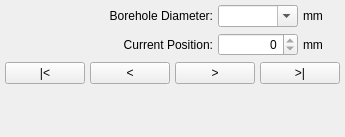
<?xml version="1.0" encoding="UTF-8"?>
<ui version="4.0">
 <class>HoldDownWidget</class>
 <widget class="QWidget" name="HoldDownWidget">
  <property name="geometry">
   <rect>
    <x>0</x>
    <y>0</y>
    <width>336</width>
    <height>137</height>
   </rect>
  </property>
  <property name="windowTitle">
   <string>Hold-Down Arrangement</string>
  </property>
  <layout class="QGridLayout" name="gridLayout">
   <property name="leftMargin">
    <number>5</number>
   </property>
   <property name="topMargin">
    <number>5</number>
   </property>
   <property name="rightMargin">
    <number>5</number>
   </property>
   <property name="bottomMargin">
    <number>5</number>
   </property>
   <property name="horizontalSpacing">
    <number>5</number>
   </property>
   <item row="4" column="0">
    <spacer name="verticalSpacer">
     <property name="orientation">
      <enum>Qt::Vertical</enum>
     </property>
     <property name="sizeHint" stdset="0">
      <size>
       <width>20</width>
       <height>40</height>
      </size>
     </property>
    </spacer>
   </item>
   <item row="2" column="1">
    <widget class="QPushButton" name="pbtMoveDown">
     <property name="text">
      <string>&lt;</string>
     </property>
     <property name="checkable">
      <bool>true</bool>
     </property>
    </widget>
   </item>
   <item row="0" column="5">
    <widget class="QLabel" name="label_3">
     <property name="font">
      <font>
       <pointsize>9</pointsize>
      </font>
     </property>
     <property name="text">
      <string>mm</string>
     </property>
    </widget>
   </item>
   <item row="2" column="0">
    <widget class="QPushButton" name="pbtDown">
     <property name="text">
      <string>|&lt;</string>
     </property>
     <property name="checkable">
      <bool>true</bool>
     </property>
    </widget>
   </item>
   <item row="0" column="3" colspan="2">
    <widget class="QComboBox" name="cboxHoleDiameetr">
     <property name="font">
      <font>
       <pointsize>9</pointsize>
      </font>
     </property>
     <property name="layoutDirection">
      <enum>Qt::LeftToRight</enum>
     </property>
     <property name="editable">
      <bool>true</bool>
     </property>
    </widget>
   </item>
   <item row="2" column="2" colspan="2">
    <widget class="QPushButton" name="pbtMoveUp">
     <property name="text">
      <string>&gt;</string>
     </property>
     <property name="checkable">
      <bool>true</bool>
     </property>
    </widget>
   </item>
   <item row="2" column="4" colspan="2">
    <widget class="QPushButton" name="pbtUp">
     <property name="text">
      <string>&gt;|</string>
     </property>
     <property name="checkable">
      <bool>true</bool>
     </property>
    </widget>
   </item>
   <item row="0" column="1" colspan="2">
    <widget class="QLabel" name="label">
     <property name="font">
      <font>
       <pointsize>9</pointsize>
      </font>
     </property>
     <property name="text">
      <string>Borehole Diameter:</string>
     </property>
     <property name="alignment">
      <set>Qt::AlignRight|Qt::AlignTrailing|Qt::AlignVCenter</set>
     </property>
    </widget>
   </item>
   <item row="1" column="5">
    <widget class="QLabel" name="label_4">
     <property name="font">
      <font>
       <pointsize>9</pointsize>
      </font>
     </property>
     <property name="text">
      <string>mm</string>
     </property>
    </widget>
   </item>
   <item row="1" column="3" colspan="2">
    <widget class="QSpinBox" name="sbxPosition">
     <property name="font">
      <font>
       <pointsize>9</pointsize>
      </font>
     </property>
     <property name="alignment">
      <set>Qt::AlignRight|Qt::AlignTrailing|Qt::AlignVCenter</set>
     </property>
     <property name="readOnly">
      <bool>true</bool>
     </property>
    </widget>
   </item>
   <item row="1" column="1" colspan="2">
    <widget class="QLabel" name="label_2">
     <property name="font">
      <font>
       <pointsize>9</pointsize>
      </font>
     </property>
     <property name="text">
      <string>Current Position:</string>
     </property>
     <property name="alignment">
      <set>Qt::AlignRight|Qt::AlignTrailing|Qt::AlignVCenter</set>
     </property>
    </widget>
   </item>
  </layout>
 </widget>
 <resources/>
 <connections/>
</ui>
